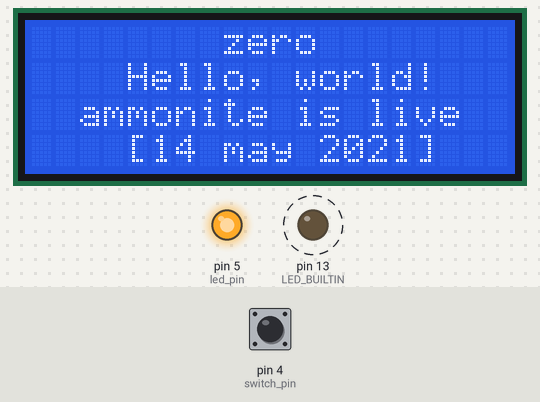
Simulated run of this sketch. Board: Arduino Uno, built with avr-gcc and run on an emulated ATmega328P. Shown: 20×4 character LCD, output pins drawn as LEDs (lit = HIGH). Dashed ring = blinking. The test bench sets the inputs (shaded band); at power-on: pin 4 (switch_pin) LOW.

Above: at 5.7 s.
5.8 s: pin 4 (switch_pin) pulled HIGH for 1.4 s
At 7.0 s:
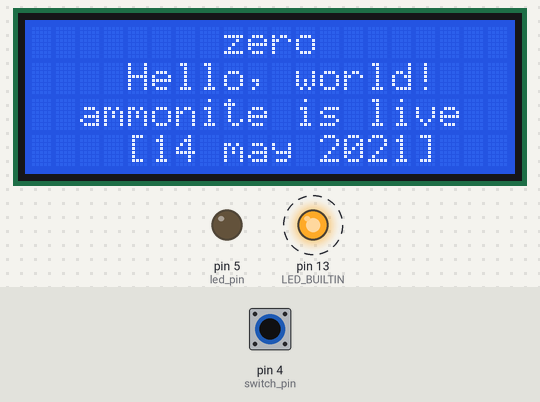
9.3 s: pin 4 (switch_pin) pulled HIGH for 3.2 s
At 14.1 s:
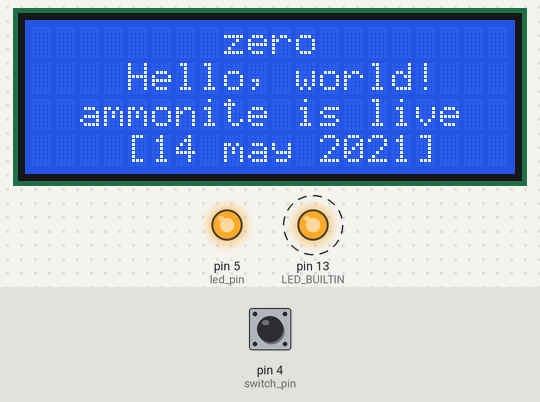
Timing chart, 0 to 20.0 s (numbered marks = the images above; inputs shaded):
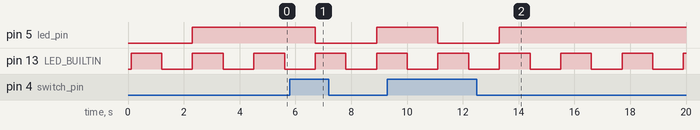

The sketch:

enam.ino
```cpp
#include <Wire.h>
#include <LiquidCrystal_I2C.h>
#include <Servo.h>


int switch_pin = 4;
int led_pin = 5;

byte leds = 0;

LiquidCrystal_I2C lcd(0x27,20,4);  // set the LCD address to 0x27 for a 16 chars and 2 line display


void setup() {
  pinMode(switch_pin, INPUT);
  pinMode(led_pin, OUTPUT);
  // initialize digital pin LED_BUILTIN as an output.
  pinMode(LED_BUILTIN, OUTPUT);
  lcd.init();                      // initialize the lcd
  // We need to attach the servo to the used pin number

  // Print a message to the LCD.
  lcd.backlight();
  lcd.setCursor(8,0);
  lcd.print("zero");
  lcd.setCursor(4,1);
  lcd.print("Hello, world!");
  lcd.setCursor(2,2);
  lcd.print("ammonite is live");
  lcd.setCursor(4,3);
  lcd.print("[14 may 2021]");


}

// the loop function runs over and over again forever
void loop() {

  digitalWrite(LED_BUILTIN, HIGH);   // turn the LED on (HIGH is the voltage level)
  delay(1100);                       // wait for a second
  digitalWrite(LED_BUILTIN, LOW);    // turn the LED off by making the voltage LOW
  delay(1100);

    if(digitalRead(switch_pin) == HIGH){
    digitalWrite(led_pin, LOW);
  }
  if(digitalRead(switch_pin) == LOW){
    digitalWrite(led_pin, HIGH);
  }


}
```

Measured:
- after the input at 5.8 s, pin 5 (led_pin): HIGH → LOW after 0.91 s, → HIGH 2.2 s later
- after the input at 9.3 s, pin 5 (led_pin): HIGH → LOW after 1.8 s, → HIGH 2.2 s later
- by itself, pin 13 (LED_BUILTIN): alternates HIGH for 1.1 s and LOW for 1.1 s
